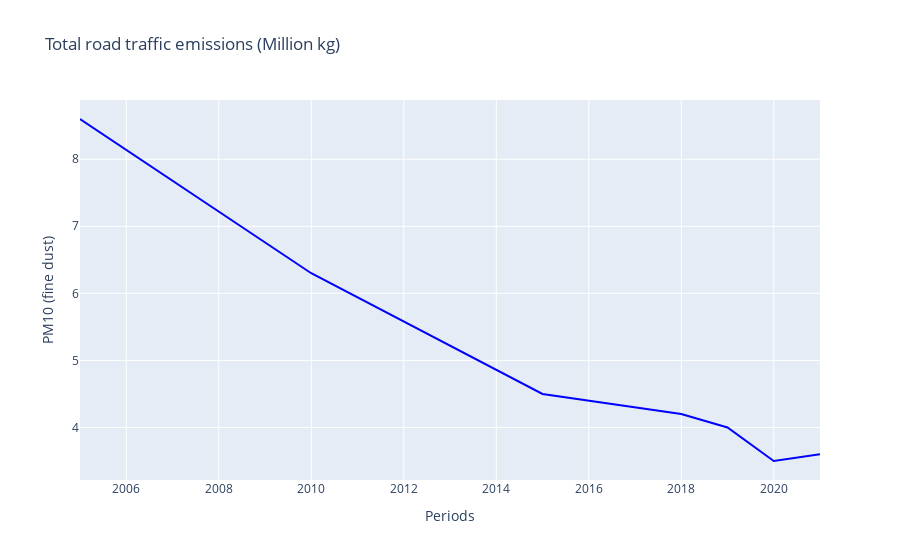
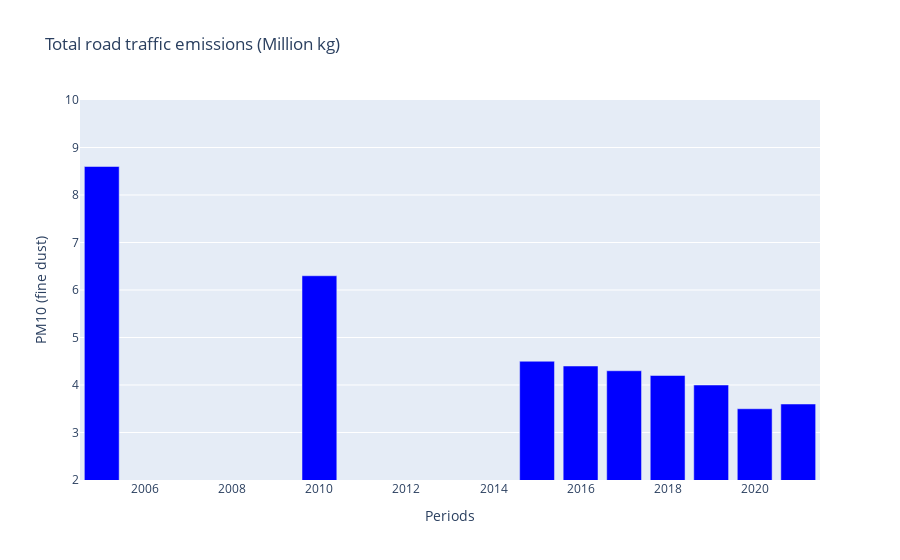

Write notebook code for charts like these, in order.
### Markdown cell above
PM10 (Fine Dust):

### Code cell
# Line chart

figpm10line = px.line(df_road, x='Periods', y='PM10 (fine dust)',
                 title='Total road traffic emissions (Million kg)')
figpm10line.update_traces(line_color='blue')
figpm10line.show()

# Bar chart

figpm10bar = px.bar(df_road, x='Periods', y='PM10 (fine dust)',
                 title='Total road traffic emissions (Million kg)')
figpm10bar.update_yaxes(range=(2,10))
figpm10bar.update_traces(marker_color='blue')
figpm10bar.show()

### Figure 1 — Plotly figure (JSON) as saved in the notebook; plotly's stock layout.template omitted (floating-point values rounded to 4 significant figures)
{"data": [{"hovertemplate": "Periods=%{x}<br>PM10 (fine dust)=%{y}<extra></extra>", "legendgroup": "", "line": {"color": "blue", "dash": "solid"}, "marker": {"symbol": "circle"}, "mode": "lines", "name": "", "orientation": "v", "showlegend": false, "type": "scatter", "x": [2005, 2010, 2015, 2016, 2017, 2018, 2019, 2020, 2021], "xaxis": "x", "y": [8.6, 6.3, 4.5, 4.4, 4.3, 4.2, 4, 3.5, 3.6], "yaxis": "y"}], "layout": {"legend": {"tracegroupgap": 0}, "title": {"text": "Total road traffic emissions (Million kg)"}, "xaxis": {"anchor": "y", "domain": [0, 1], "title": {"text": "Periods"}}, "yaxis": {"anchor": "x", "domain": [0, 1], "title": {"text": "PM10 (fine dust)"}}}}

### Figure 2 — Plotly figure (JSON) as saved in the notebook; plotly's stock layout.template omitted (floating-point values rounded to 4 significant figures)
{"data": [{"alignmentgroup": "True", "hovertemplate": "Periods=%{x}<br>PM10 (fine dust)=%{y}<extra></extra>", "legendgroup": "", "marker": {"color": "blue", "pattern": {"shape": ""}}, "name": "", "offsetgroup": "", "orientation": "v", "showlegend": false, "textposition": "auto", "type": "bar", "x": [2005, 2010, 2015, 2016, 2017, 2018, 2019, 2020, 2021], "xaxis": "x", "y": [8.6, 6.3, 4.5, 4.4, 4.3, 4.2, 4, 3.5, 3.6], "yaxis": "y"}], "layout": {"barmode": "relative", "legend": {"tracegroupgap": 0}, "title": {"text": "Total road traffic emissions (Million kg)"}, "xaxis": {"anchor": "y", "domain": [0, 1], "title": {"text": "Periods"}}, "yaxis": {"anchor": "x", "domain": [0, 1], "range": [2, 10], "title": {"text": "PM10 (fine dust)"}}}}
